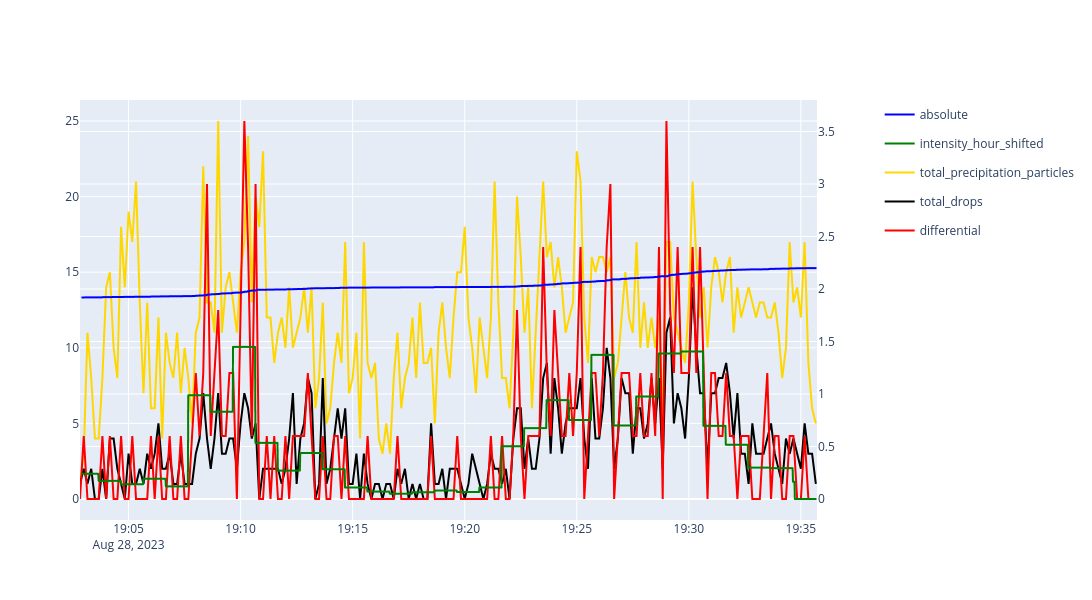

Here is the notebook cell this chart was saved with:
### Code cell
fig1 = px.line(df.precipitation.absolute)
fig1.update_traces(line=dict(color="blue"), connectgaps=True)
fig2 = px.line(df.precipitation.differential.resample("10s").sum() * 60)
fig2.update_traces(line=dict(color="red"))
fig3 = px.line(df.precipitation.intensity_hour_shifted)
fig3.update_traces(line=dict(color="green"), connectgaps=True)
# fig6 = px.line(df.precipitation.intensity_hour)
# fig6.update_traces(line=dict(color="lightgreen"))
fig4 = px.line(df.precipitation.total_precipitation_particles.resample("10s").sum())
fig4.update_traces(line=dict(color="gold"))
fig5 = px.line(df.precipitation.total_drops.resample("10s").sum())
fig5.update_traces(line=dict(color="black"))
# fig6 = px.line(df.

# Create a subplot with secondary y-axis
fig = make_subplots(specs=[[{"secondary_y": True}]])

# Add the traces from fig1, fig3, fig4, and fig5 to the primary y-axis
for trace in fig1.data + fig3.data + fig4.data + fig5.data:
    fig.add_trace(trace, secondary_y=False)

# Add the traces from fig2 to the secondary y-axis
for trace in fig2.data:
    fig.add_trace(trace, secondary_y=True)

# Update the layout
fig.update_layout(width=1400, height=600)

fig.show()

### Figure 1 — Plotly figure (JSON) as saved in the notebook; plotly's stock layout.template omitted (floating-point values rounded to 4 significant figures; data arrays with more than 128 entries replaced by an {"elided": "..."} marker saying what was removed)
{"data": [{"connectgaps": true, "hovertemplate": "variable=absolute<br>Timestamp=%{x}<br>value=%{y}<extra></extra>", "legendgroup": "absolute", "line": {"color": "blue", "dash": "solid"}, "marker": {"symbol": "circle"}, "mode": "lines", "name": "absolute", "showlegend": true, "type": "scattergl", "x": {"elided": "1968 str values"}, "xaxis": "x", "y": {"elided": "1968 float values"}, "yaxis": "y"}, {"connectgaps": true, "hovertemplate": "variable=intensity_hour_shifted<br>Timestamp=%{x}<br>value=%{y}<extra></extra>", "legendgroup": "intensity_hour_shifted", "line": {"color": "green", "dash": "solid"}, "marker": {"symbol": "circle"}, "mode": "lines", "name": "intensity_hour_shifted", "showlegend": true, "type": "scattergl", "x": {"elided": "1968 str values"}, "xaxis": "x", "y": {"elided": "1968 float values"}, "yaxis": "y"}, {"hovertemplate": "variable=total_precipitation_particles<br>Timestamp=%{x}<br>value=%{y}<extra></extra>", "legendgroup": "total_precipitation_particles", "line": {"color": "gold", "dash": "solid"}, "marker": {"symbol": "circle"}, "mode": "lines", "name": "total_precipitation_particles", "orientation": "v", "showlegend": true, "type": "scatter", "x": {"elided": "198 str values"}, "xaxis": "x", "y": {"elided": "198 float values"}, "yaxis": "y"}, {"hovertemplate": "variable=total_drops<br>Timestamp=%{x}<br>value=%{y}<extra></extra>", "legendgroup": "total_drops", "line": {"color": "black", "dash": "solid"}, "marker": {"symbol": "circle"}, "mode": "lines", "name": "total_drops", "orientation": "v", "showlegend": true, "type": "scatter", "x": {"elided": "198 str values"}, "xaxis": "x", "y": {"elided": "198 float values"}, "yaxis": "y"}, {"hovertemplate": "variable=differential<br>Timestamp=%{x}<br>value=%{y}<extra></extra>", "legendgroup": "differential", "line": {"color": "red", "dash": "solid"}, "marker": {"symbol": "circle"}, "mode": "lines", "name": "differential", "orientation": "v", "showlegend": true, "type": "scatter", "x": {"elided": "198 str values"}, "xaxis": "x", "y": {"elided": "198 float values"}, "yaxis": "y2"}], "layout": {"height": 600, "width": 1400, "xaxis": {"anchor": "y", "domain": [0.0, 0.94]}, "yaxis": {"anchor": "x", "domain": [0.0, 1.0]}, "yaxis2": {"anchor": "x", "overlaying": "y", "side": "right"}}}
